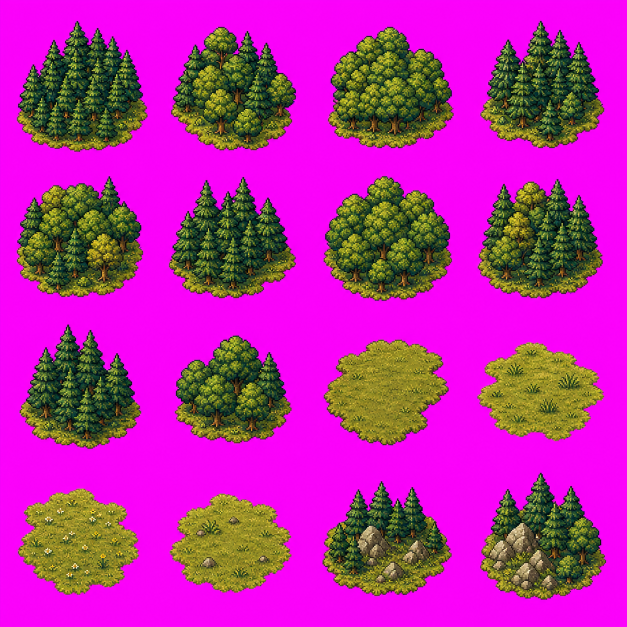
#> input picture asset_archive/map-terrain-before-hex-regeneration-2026-06-01/assets/map/glyphs/terrain_forest_sheet.png, 1254 x 1254 px, found by its file name (shown at 1/2 size)
$ python slice_terrain_forest_glyphs.py
#> lines starting #> are read from the running program, lines starting #| are printed output that depends on the picture
import argparse
import os
from pathlib import Path

from PIL import Image, ImageChops, ImageFilter


MAP_DIR = Path(__file__).resolve().parent.parent / "assets" / "map"
GLYPH_DIR = MAP_DIR / "glyphs"
DEFAULT_SHEET = GLYPH_DIR / "terrain_forest_sheet.png"
ICON_SIZE = 192
PADDING = 10

GLYPH_NAMES = [
    "atlas_forest_pine_dense",
    "atlas_forest_mixed_large",
    "atlas_forest_deciduous_dense",
    "atlas_forest_pine_round",
    "atlas_forest_mixed_wide",
    "atlas_forest_pine_tall",
    "atlas_forest_broadleaf_round",
    "atlas_forest_mixed_tall",
    "atlas_forest_pine_small",
    "atlas_forest_mixed_small",
    "atlas_land_grass_patch",
    "atlas_land_tuft_patch",
    "atlas_land_flower_meadow",
    "atlas_land_rocky_meadow",
    "atlas_forest_rocky_pine",
    "atlas_forest_rocky_mixed",
]


def _cell_bounds(width: int, height: int, index: int) -> tuple[int, int, int, int]:
    col = index % 4
    row = index // 4
    return (
        round(width * col / 4),
        round(height * row / 4),
        round(width * (col + 1) / 4),
        round(height * (row + 1) / 4),
    )


def _remove_chroma_key(image: Image.Image) -> Image.Image:
    image = image.convert("RGBA")
    pixels = image.load()
    width, height = image.size
#> width = 1254; height = 1254
    alpha = Image.new("L", image.size, 255)
#> alpha: PIL image 1254x1254 L; every value is 255
    alpha_pixels = alpha.load()
    for y in range(height):
        for x in range(width):
            red, green, blue, _ = pixels[x, y]
            magenta_distance = abs(red - 255) + abs(green - 0) + abs(blue - 255)
            if magenta_distance <= 54:
                alpha_pixels[x, y] = 0
            elif red > 225 and blue > 225 and green < 80:
                alpha_pixels[x, y] = 0
    alpha = alpha.filter(ImageFilter.MinFilter(3)).filter(ImageFilter.GaussianBlur(0.35))
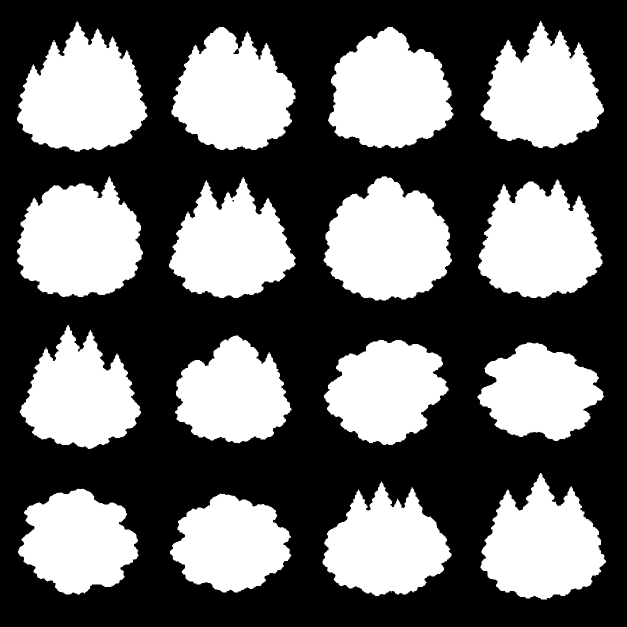
#> alpha: PIL image 1254x1254 L (shown at 1/2 size); min 0, max 255, mean 102.1
    image.putalpha(alpha)
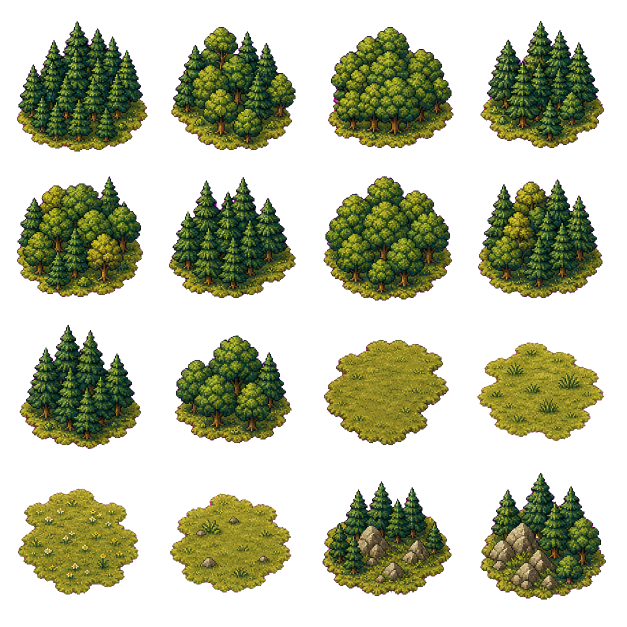
#> image: PIL image 1254x1254 RGBA (shown at 1/2 size); mean R, G, B, A 185.2, 40.9, 164, 102.1; transparent parts drawn white
    return image


def _trim_alpha(image: Image.Image) -> Image.Image:
    bbox = image.getchannel("A").getbbox()
    return image.crop(bbox) if bbox else image


def _fit_glyph(image: Image.Image) -> Image.Image:
    image = _trim_alpha(image)
    canvas = Image.new("RGBA", (ICON_SIZE, ICON_SIZE), (0, 0, 0, 0))
    max_width = ICON_SIZE - PADDING * 2
    max_height = ICON_SIZE - PADDING * 2
    scale = min(max_width / image.width, max_height / image.height)
    size = (max(1, round(image.width * scale)), max(1, round(image.height * scale)))
    resized = image.resize(size, Image.Resampling.LANCZOS)
    x = (ICON_SIZE - resized.width) // 2
    y = ICON_SIZE - resized.height - PADDING
    canvas.alpha_composite(resized, (x, y))
    return canvas


def slice_sheet(sheet_path: Path, out_dir: Path) -> None:
    sheet = Image.open(sheet_path).convert("RGBA")
    keyed = _remove_chroma_key(sheet)
    out_dir.mkdir(parents=True, exist_ok=True)
    for index, name in enumerate(GLYPH_NAMES):
        cell = keyed.crop(_cell_bounds(sheet.width, sheet.height, index))
        glyph = _fit_glyph(cell)
        output = out_dir / f"{name}.png"
        glyph.save(output, "PNG", optimize=True)
        print(f"Wrote {output}")
#> this loop made 16 passes
#> pass 1, in slice_sheet, `cell = keyed.crop(_cell_bounds(sheet.width, sheet.height, index))`:
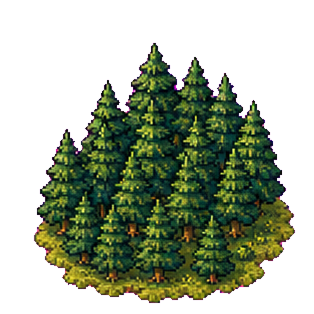
#> cell: PIL image 314x314 RGBA; mean R, G, B, A 162.2, 37.7, 152, 116.3; transparent parts drawn white
#> pass 1, in _fit_glyph, `image = _trim_alpha(image)`:
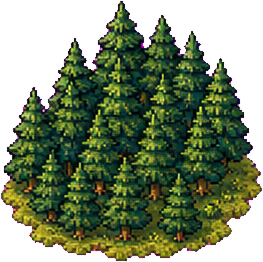
#> image: PIL image 263x262 RGBA; mean R, G, B, A 124.2, 53.3, 109.7, 166.4; transparent parts drawn white
#> pass 1, in _fit_glyph, `resized = image.resize(size, Image.Resampling.LANCZOS)`:
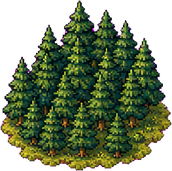
#> resized: PIL image 172x171 RGBA; mean R, G, B, A 42.4, 53.4, 27.8, 166.4; transparent parts drawn white
#> after the loop:
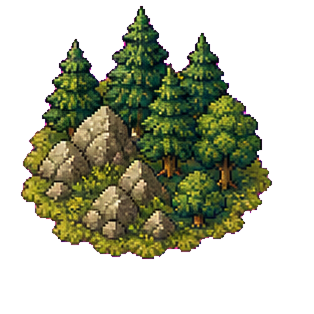
#> cell: PIL image 314x314 RGBA; mean R, G, B, A 181.3, 39.3, 165.4, 104.9; transparent parts drawn white
#> after the loop:
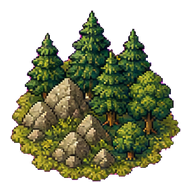
#> glyph: PIL image 192x192 RGBA; mean R, G, B, A 45.2, 47.3, 26, 127.9; transparent parts drawn white


def main() -> int:
    parser = argparse.ArgumentParser(description="Slice the generated terrain/forest atlas glyph sheet.")
    parser.add_argument("--sheet", type=Path, default=DEFAULT_SHEET)
    parser.add_argument("--out-dir", type=Path, default=GLYPH_DIR)
    args = parser.parse_args()
    if not args.sheet.exists():
        raise FileNotFoundError(args.sheet)
    slice_sheet(args.sheet, args.out_dir)
    return 0


if __name__ == "__main__":
    raise SystemExit(main())
#> (the program exits here)
